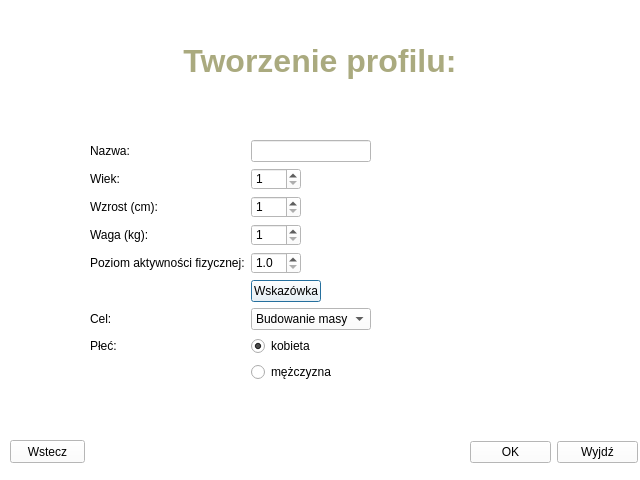
<?xml version="1.0" encoding="UTF-8"?>
<ui version="4.0">
 <class>NewProfile</class>
 <widget class="QDialog" name="NewProfile">
  <property name="geometry">
   <rect>
    <x>0</x>
    <y>0</y>
    <width>640</width>
    <height>480</height>
   </rect>
  </property>
  <property name="minimumSize">
   <size>
    <width>640</width>
    <height>480</height>
   </size>
  </property>
  <property name="maximumSize">
   <size>
    <width>640</width>
    <height>480</height>
   </size>
  </property>
  <property name="windowTitle">
   <string>Tworzenie profilu</string>
  </property>
  <property name="styleSheet">
   <string notr="true">background-color:white</string>
  </property>
  <widget class="QWidget" name="layoutWidget">
   <property name="geometry">
    <rect>
     <x>90</x>
     <y>140</y>
     <width>507</width>
     <height>249</height>
    </rect>
   </property>
   <layout class="QHBoxLayout" name="horizontalLayout_2">
    <item>
     <layout class="QFormLayout" name="formLayout">
      <item row="0" column="0">
       <widget class="QLabel" name="nameLabel">
        <property name="text">
         <string>Nazwa:</string>
        </property>
       </widget>
      </item>
      <item row="0" column="1">
       <widget class="QLineEdit" name="nameLineEdit">
        <property name="maxLength">
         <number>20</number>
        </property>
       </widget>
      </item>
      <item row="1" column="0">
       <widget class="QLabel" name="ageLabel">
        <property name="text">
         <string>Wiek: </string>
        </property>
       </widget>
      </item>
      <item row="1" column="1">
       <widget class="QSpinBox" name="ageSpinBox">
        <property name="maximumSize">
         <size>
          <width>50</width>
          <height>16777215</height>
         </size>
        </property>
        <property name="minimum">
         <number>1</number>
        </property>
        <property name="maximum">
         <number>100</number>
        </property>
       </widget>
      </item>
      <item row="2" column="0">
       <widget class="QLabel" name="heightLabel">
        <property name="text">
         <string>Wzrost (cm):</string>
        </property>
       </widget>
      </item>
      <item row="2" column="1">
       <widget class="QSpinBox" name="heightSpinBox">
        <property name="maximumSize">
         <size>
          <width>50</width>
          <height>16777215</height>
         </size>
        </property>
        <property name="minimum">
         <number>1</number>
        </property>
        <property name="maximum">
         <number>250</number>
        </property>
       </widget>
      </item>
      <item row="3" column="0">
       <widget class="QLabel" name="weightLabel">
        <property name="text">
         <string>Waga (kg):</string>
        </property>
       </widget>
      </item>
      <item row="3" column="1">
       <widget class="QSpinBox" name="weightSpinBox">
        <property name="maximumSize">
         <size>
          <width>50</width>
          <height>16777215</height>
         </size>
        </property>
        <property name="minimum">
         <number>1</number>
        </property>
        <property name="maximum">
         <number>300</number>
        </property>
       </widget>
      </item>
      <item row="4" column="0">
       <widget class="QLabel" name="activityLevelLabel">
        <property name="text">
         <string>Poziom aktywności fizycznej:</string>
        </property>
       </widget>
      </item>
      <item row="4" column="1">
       <widget class="QDoubleSpinBox" name="activityLevelDoubleSpinBox">
        <property name="maximumSize">
         <size>
          <width>50</width>
          <height>16777215</height>
         </size>
        </property>
        <property name="decimals">
         <number>1</number>
        </property>
        <property name="minimum">
         <double>1.000000000000000</double>
        </property>
        <property name="maximum">
         <double>1.600000000000000</double>
        </property>
        <property name="singleStep">
         <double>0.100000000000000</double>
        </property>
       </widget>
      </item>
      <item row="8" column="0">
       <widget class="QLabel" name="sexLabelFemale">
        <property name="text">
         <string>Płeć: </string>
        </property>
       </widget>
      </item>
      <item row="8" column="1">
       <widget class="QRadioButton" name="sexFemaleRadioButton">
        <property name="text">
         <string>kobieta</string>
        </property>
        <property name="checked">
         <bool>true</bool>
        </property>
       </widget>
      </item>
      <item row="9" column="0">
       <widget class="QLabel" name="sexMale">
        <property name="text">
         <string/>
        </property>
       </widget>
      </item>
      <item row="9" column="1">
       <widget class="QRadioButton" name="sexMaleRadioButton">
        <property name="text">
         <string>mężczyzna</string>
        </property>
       </widget>
      </item>
      <item row="6" column="1">
       <widget class="QComboBox" name="goalComboBox">
        <item>
         <property name="text">
          <string>Budowanie masy</string>
         </property>
        </item>
        <item>
         <property name="text">
          <string>Utrzymanie wagi</string>
         </property>
        </item>
        <item>
         <property name="text">
          <string>Redukcja wagi</string>
         </property>
        </item>
       </widget>
      </item>
      <item row="6" column="0">
       <widget class="QLabel" name="goalLabel">
        <property name="text">
         <string>Cel:</string>
        </property>
       </widget>
      </item>
      <item row="5" column="1">
       <widget class="QPushButton" name="tipButton">
        <property name="maximumSize">
         <size>
          <width>70</width>
          <height>16777215</height>
         </size>
        </property>
        <property name="text">
         <string>Wskazówka</string>
        </property>
       </widget>
      </item>
     </layout>
    </item>
    <item>
     <widget class="QLabel" name="Logo">
      <property name="minimumSize">
       <size>
        <width>220</width>
        <height>220</height>
       </size>
      </property>
      <property name="maximumSize">
       <size>
        <width>220</width>
        <height>220</height>
       </size>
      </property>
      <property name="styleSheet">
       <string notr="true">image: url(:Images/Logo.png);</string>
      </property>
      <property name="frameShape">
       <enum>QFrame::NoFrame</enum>
      </property>
      <property name="midLineWidth">
       <number>0</number>
      </property>
      <property name="text">
       <string/>
      </property>
      <property name="pixmap">
       <pixmap>:/images/Logo.png</pixmap>
      </property>
     </widget>
    </item>
   </layout>
  </widget>
  <widget class="QTextBrowser" name="Profile_choose_text">
   <property name="geometry">
    <rect>
     <x>0</x>
     <y>0</y>
     <width>640</width>
     <height>140</height>
    </rect>
   </property>
   <property name="minimumSize">
    <size>
     <width>640</width>
     <height>140</height>
    </size>
   </property>
   <property name="maximumSize">
    <size>
     <width>640</width>
     <height>140</height>
    </size>
   </property>
   <property name="frameShape">
    <enum>QFrame::NoFrame</enum>
   </property>
   <property name="html">
    <string>&lt;!DOCTYPE HTML PUBLIC &quot;-//W3C//DTD HTML 4.0//EN&quot; &quot;http://www.w3.org/TR/REC-html40/strict.dtd&quot;&gt;
&lt;html&gt;&lt;head&gt;&lt;meta name=&quot;qrichtext&quot; content=&quot;1&quot; /&gt;&lt;style type=&quot;text/css&quot;&gt;
p, li { white-space: pre-wrap; }
&lt;/style&gt;&lt;/head&gt;&lt;body style=&quot; font-family:'MS Shell Dlg 2'; font-size:8.25pt; font-weight:400; font-style:normal;&quot;&gt;
&lt;p align=&quot;center&quot; style=&quot;-qt-paragraph-type:empty; margin-top:0px; margin-bottom:0px; margin-left:0px; margin-right:0px; -qt-block-indent:0; text-indent:0px;&quot;&gt;&lt;br /&gt;&lt;/p&gt;
&lt;p align=&quot;center&quot; style=&quot;-qt-paragraph-type:empty; margin-top:0px; margin-bottom:0px; margin-left:0px; margin-right:0px; -qt-block-indent:0; text-indent:0px;&quot;&gt;&lt;br /&gt;&lt;/p&gt;
&lt;p align=&quot;center&quot; style=&quot;-qt-paragraph-type:empty; margin-top:0px; margin-bottom:0px; margin-left:0px; margin-right:0px; -qt-block-indent:0; text-indent:0px;&quot;&gt;&lt;br /&gt;&lt;/p&gt;
&lt;p align=&quot;center&quot; style=&quot; margin-top:0px; margin-bottom:0px; margin-left:0px; margin-right:0px; -qt-block-indent:0; text-indent:0px;&quot;&gt;&lt;span style=&quot; font-family:'Garamond'; font-size:24pt; font-weight:600; color:#aaaa7f;&quot;&gt;Tworzenie profilu:&lt;/span&gt;&lt;/p&gt;&lt;/body&gt;&lt;/html&gt;</string>
   </property>
  </widget>
  <widget class="QPushButton" name="backButton">
   <property name="geometry">
    <rect>
     <x>10</x>
     <y>440</y>
     <width>75</width>
     <height>23</height>
    </rect>
   </property>
   <property name="text">
    <string>Wstecz</string>
   </property>
  </widget>
  <widget class="QWidget" name="layoutWidget">
   <property name="geometry">
    <rect>
     <x>470</x>
     <y>440</y>
     <width>168</width>
     <height>25</height>
    </rect>
   </property>
   <layout class="QHBoxLayout" name="horizontalLayout">
    <item>
     <widget class="QPushButton" name="OKButton">
      <property name="text">
       <string>OK</string>
      </property>
     </widget>
    </item>
    <item>
     <widget class="QPushButton" name="exitButton">
      <property name="text">
       <string>Wyjdź</string>
      </property>
     </widget>
    </item>
   </layout>
  </widget>
 </widget>
 <resources/>
 <connections/>
</ui>
